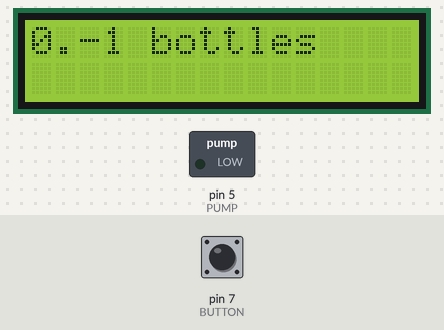
The sketch below on a simulated Arduino Mega 2560, built with avr-gcc and run on an emulated ATmega2560. On the bench: 16×2 character LCD, switched loads named in the sketch (green lamp = pin HIGH). The inputs (shaded band) are chosen by the test bench; at power-on: pin 7 (BUTTON) LOW. EEPROM starts erased; what the sketch prints to the serial monitor is not drawn.

Above: at 1.2 s.
1.3 s: pin 7 (BUTTON) pulled HIGH for 0.15 s
At 2.2 s:
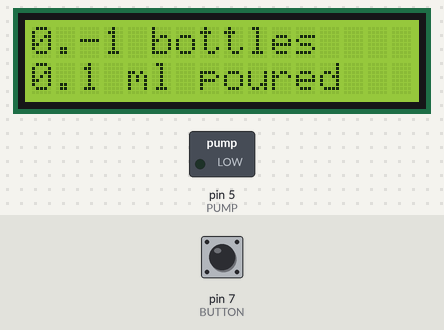
3.0 s: pin 7 (BUTTON) pulled HIGH for 1 s
At 4.9 s:
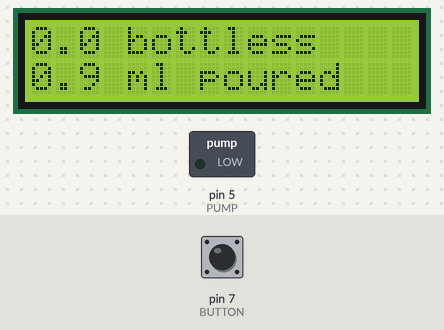
5.5 s: pin 7 (BUTTON) pulled HIGH for 0.15 s
At 6.7 s:
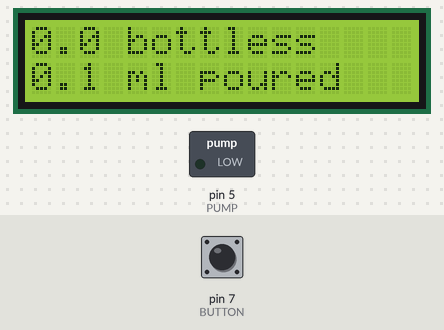
7.2 s: pin 7 (BUTTON) pulled HIGH for 1 s
At 9.3 s:
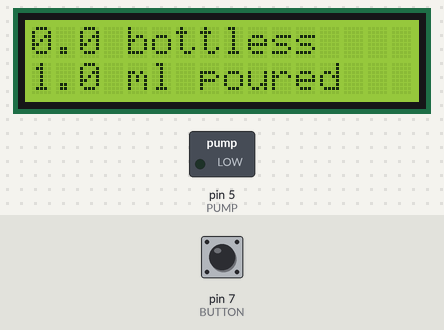
Timing chart, 0 to 10.7 s (numbered marks = the images above; inputs shaded):
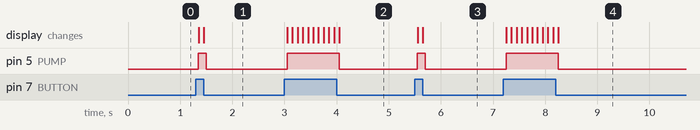

The sketch:

water_fountain.ino
```cpp
#include "Wire.h"
#include "LiquidCrystal.h"
#include <EEPROM.h>

#define BUTTON 7
#define PUMP 5

int button_state = LOW;
int last_button_state = LOW;

long debounce_time = 0;
long debounce_delay = 50;
char msg[32];

long start = 0;
long volume = 0;
int x, y;
int oldx, oldy;
LiquidCrystal lcd(0);
long duration;
int bottlex, bottley;

void setup() {
  Serial1.begin( 9600 );
  Serial.begin( 9600 );
  pinMode( BUTTON, INPUT );
  pinMode( PUMP, OUTPUT );
  digitalWrite( PUMP, LOW );
  lcd.begin(16, 2);

  read_eeprom( oldx, oldy );
  bottle_saved( oldx, oldy, bottlex, bottley );
  lcd.setCursor(0, 0);
  lcd.print(bottlex);
  lcd.print(".");
  lcd.print(bottley);
  lcd.print(" bottles");
}

void loop() {
  int current_button_state = digitalRead( BUTTON );
  if ( current_button_state != last_button_state ) {
    debounce_time = millis();
  }

  if ( (millis() - debounce_time) > debounce_delay ) {
    if ( current_button_state != button_state ) {
      button_state = current_button_state;
      if ( button_state == HIGH ) {
        volume = 0;
        read_eeprom(oldx, oldy);
        start = millis();
        digitalWrite( PUMP, HIGH );
        sprintf( msg, "$START,0.0,%d.%d;", oldx, oldy );
        Serial1.print( msg );
        Serial.println( msg );
        lcd.setCursor(0, 1);
        lcd.print("                ");
      } else {
        int oldx, oldy;
        digitalWrite( PUMP, LOW );
        read_eeprom(oldx, oldy);
        duration = debounce_time - start;
        get_ml(duration, x, y);
        add_ml(oldx, oldy, x, y);
        sprintf( msg, "$STOP,%d.%d,%d.%d;", x, y, oldx, oldy );
        Serial1.print( msg );
        Serial.println( msg );
        bottle_saved( oldx, oldy, bottlex, bottley );
        lcd.setCursor(0, 0);
        lcd.print(bottlex);
        lcd.print(".");
        lcd.print(bottley);
        lcd.print(" bottles");
        write_eeprom( oldx, oldy );
      }
    }
  }

  if ( button_state == HIGH ) {
    duration = millis() - start;

    get_ml( duration, x, y );
    lcd.setCursor(0, 1);
    lcd.print(x);
    lcd.print(".");
    lcd.print(y);
    lcd.print(" ml poured");
  }

  last_button_state = current_button_state;
}

void get_ml( long duration, int &x, int &y ){
  x = duration / 1000;
  y = duration % 1000;
  y = y / 100;
}

void write_eeprom( int x, int y ) {
  byte xlsb = (byte)(x & 0xFFu);
  byte xmsb = (byte)((x >> 8) & 0xFFu);
  byte ylsb = (byte)(y & 0xFFu);
  byte ymsb = (byte)((y >> 8) & 0xFFu);

  EEPROM.write(0, xlsb);
  EEPROM.write(1, xmsb);
  EEPROM.write(2, ylsb);
  EEPROM.write(3, ymsb);
}

void read_eeprom( int &x, int &y ) {
  byte xlsb = EEPROM.read(0);
  byte xmsb = EEPROM.read(1);
  byte ylsb = EEPROM.read(2);
  byte ymsb = EEPROM.read(3);

  x = xmsb << 8 | xlsb;
  y = ymsb << 8 | ylsb;
}

void add_ml( int &oldx, int &oldy, int x, int y ) {
  long value = ( oldx * 10 ) + ( x * 10 ) + oldy + y;
  oldx = value / 10;
  oldy = value % 10;
}

void bottle_saved( int x, int y, int &bottlex, int &bottley ) {
  long value = ( x * 10 ) + y;
  bottlex = value / 100;
  bottley = value % 100;
  bottley = bottley / 10;
}
```

Measured:
- after the input at 1.3 s, pin 5 (PUMP): LOW → HIGH after 0.05 s, → LOW 0.15 s later; the display: first changes after 0.06 s (image 1 shows a later state)
- after the input at 3.0 s, pin 5 (PUMP): LOW → HIGH after 0.05 s, → LOW 1.0 s later; the display: first changes after 0.06 s (image 2 shows a later state)
- after the input at 5.5 s, pin 5 (PUMP): LOW → HIGH after 0.05 s, → LOW 0.15 s later; the display: first changes after 0.05 s (image 3 shows a later state)
- after the input at 7.2 s, pin 5 (PUMP): LOW → HIGH after 0.05 s, → LOW 1.0 s later; the display: first changes after 0.06 s (image 4 shows a later state)
